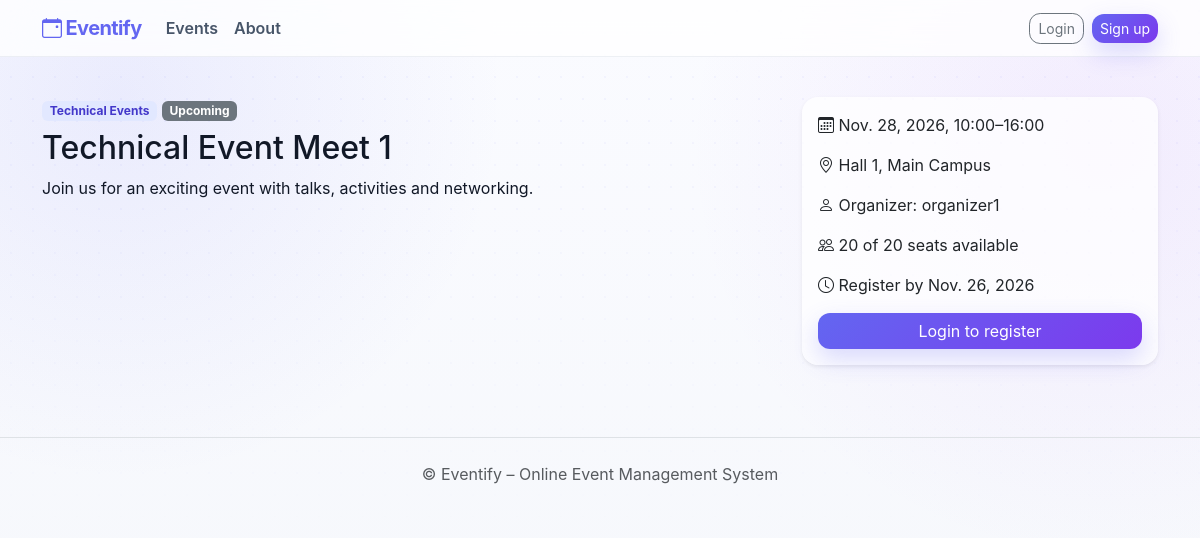
The app's page /events/1/ with its own data.
### events/models.py (models this page shows, shortened)
class Event(models.Model):
    STATUS = [("upcoming", "Upcoming"), ("ongoing", "Ongoing"), ("completed", "Completed"), ("cancelled", "Cancelled")]
    title = models.CharField(max_length=150)
    description = models.TextField()
    category = models.ForeignKey(Category, on_delete=models.PROTECT, related_name="events")
    image = models.ImageField(upload_to="events/", blank=True)
    date = models.DateField(); start_time = models.TimeField(); end_time = models.TimeField()
    venue = models.CharField(max_length=150)
    organizer = models.ForeignKey(User, on_delete=models.CASCADE, related_name="organized_events")
    max_participants = models.PositiveIntegerField()
    registration_deadline = models.DateField()
    status = models.CharField(max_length=10, choices=STATUS, default="upcoming")
    created_at = models.DateTimeField(auto_now_add=True)
    class Meta:
        ordering = ["date", "start_time"]
    @property
    def seats_taken(self):  # pending + confirmed registrations hold a seat
        return self.registrations.filter(status__in=["pending", "confirmed"]).count()
    @property
    def available_seats(self): return max(self.max_participants - self.seats_taken, 0)

class Category(models.Model):
    name = models.CharField(max_length=50, unique=True)
    class Meta:
        verbose_name_plural = "categories"
    def __str__(self): return self.name

### events/views.py (the view)
# urls.py: path("events/<int:pk>/", views.event_detail, name="event_detail"),
def event_detail(request, pk):
    event = get_object_or_404(Event, pk=pk)
    reg = request.user.is_authenticated and event.registrations.filter(user=request.user).first()
    return render(request, "events/detail.html", {"event": event, "reg": reg})

### templates/events/detail.html (shortened to what this page needs)
{% extends "base.html" %}{% block content %}<div class="container"><div class="row g-4"><div class="col-lg-8">
<span class="badge bg-brand-soft">{{ event.category }}</span> <span class="badge bg-secondary">{{ event.get_status_display }}</span>
<h2 class="mt-2">{{ event.title }}</h2>{{ event.description|linebreaks }}</div>
<div class="col-lg-4"><div class="card border-0 shadow-sm rounded-4 p-3">
<p><i class="bi bi-calendar3"></i> {{ event.date }}, {{ event.start_time|time:"H:i" }}–{{ event.end_time|time:"H:i" }}</p>
<p><i class="bi bi-geo-alt"></i> {{ event.venue }}</p><p><i class="bi bi-person"></i> Organizer: {{ event.organizer.get_full_name|default:event.organizer.username }}</p>
<p><i class="bi bi-people"></i> {{ event.available_seats }} of {{ event.max_participants }} seats available</p><p><i class="bi bi-clock"></i> Register by {{ event.registration_deadline }}</p>
{% if reg and reg.status != "cancelled" %}<div class="alert alert-info">Status: <b>{{ reg.get_status_display }}</b><br>ID: {{ reg.reg_id }}</div>
 {% if reg.status == "pending" or reg.status == "confirmed" %}<form method="post" action="{% url 'cancel' reg.pk %}">{% csrf_token %}<button class="btn btn-outline-danger w-100">Cancel registration</button></form>{% endif %}
{% elif user.is_authenticated %}<form method="post" action="{% url 'register' event.pk %}">{% csrf_token %}<button class="btn btn-brand w-100" {% if not event.is_open %}disabled{% endif %}>{% if event.is_open %}Register now{% else %}Registration closed{% endif %}</button></form>
{% else %}<a class="btn btn-brand w-100" href="{% url 'login' %}?next={{ request.path }}">Login to register</a>{% endif %}
</div></div></div></div>{% endblock %}

### templates/base.html (shortened to what this page needs)
{% load static %}<!doctype html>
<html lang="en"><head><meta charset="utf-8"><meta name="viewport" content="width=device-width, initial-scale=1">
<link href="https://cdn.jsdelivr.net/npm/bootstrap@5.3.3/dist/css/bootstrap.min.css" rel="stylesheet">
<link href="https://cdn.jsdelivr.net/npm/bootstrap-icons@1.11.3/font/bootstrap-icons.css" rel="stylesheet">
<link href="{% static 'css/style.css' %}" rel="stylesheet"></head>
<body>
<nav class="navbar navbar-expand-lg bg-white border-bottom sticky-top"><div class="container">
 <a class="navbar-brand fw-bold text-brand" href="{% url 'home' %}"><i class="bi bi-calendar-event"></i> Eventify</a>
 <div class="collapse navbar-collapse" id="nav">
  <ul class="navbar-nav me-auto">
   <li class="nav-item"><a class="nav-link" href="{% url 'events' %}">Events</a></li>
   <li class="nav-item"><a class="nav-link" href="{% url 'about' %}">About</a></li>
  </ul>
  <div class="d-flex gap-2 align-items-center">
  {% if user.is_authenticated %}<a class="btn btn-outline-secondary btn-sm" href="{% url 'profile' %}">{{ user.username }}</a>
   <form method="post" action="{% url 'logout' %}">{% csrf_token %}<button class="btn btn-brand btn-sm">Logout</button></form>
  {% else %}<a class="btn btn-outline-secondary btn-sm" href="{% url 'login' %}">Login</a><a class="btn btn-brand btn-sm" href="{% url 'signup' %}">Sign up</a>{% endif %}
  </div></div></div></nav>
<main class="py-4 page-enter">{% block content %}{% endblock %}</main>
<footer class="py-4 mt-5 text-center text-muted border-top">&copy; Eventify – Online Event Management System</footer>
{% block scripts %}{% endblock %}</body></html>

### static/css/style.css (style rules this page uses)
:root { --brand: #6366f1; --brand-strong: #4f46e5; --ink: #111827; --muted: #64748b; --glass: rgba(255, 255, 255, .72); --glass-border: rgba(255, 255, 255, .72); --shadow: 0 24px 60px rgba(79, 70, 229, .12); }
* { box-sizing: border-box; }
html { scroll-behavior: smooth; }
body { min-height: 100vh; overflow-x: hidden; color: var(--ink); background: radial-gradient(circle at 10% 12%, rgba(99, 102, 241, .10), transparent 24rem), radial-gradient(circle at 92% 18%, rgba(168, 85, 247, .09), transparent 26rem), linear-gradient(180deg, #fafbff 0%, #f5f7fb 100%); font-family: Inter, ui-sans-serif, -apple-system, BlinkMacSystemFont, "Segoe UI", sans-serif; }
body::before { content: ""; position: fixed; z-index: -1; inset: 0; opacity: .32; background-image: radial-gradient(rgba(99, 102, 241, .18) .75px, transparent .75px); background-size: 22px 22px; mask-image: linear-gradient(to bottom, #000, transparent 70%); }
.navbar { background: rgba(255, 255, 255, .78) !important; border: 0 !important; border-bottom: 1px solid rgba(148, 163, 184, .16) !important; backdrop-filter: blur(22px) saturate(160%); -webkit-backdrop-filter: blur(22px) saturate(160%); transition: background .3s ease, box-shadow .3s ease; }
.navbar-brand { letter-spacing: -.03em; transition: transform .25s ease; }
.nav-link { position: relative; color: #475569 !important; font-weight: 600; transition: color .2s ease; }
.nav-link::after { content: ""; position: absolute; left: .5rem; right: .5rem; bottom: .28rem; height: 2px; border-radius: 99px; background: linear-gradient(90deg, #6366f1, #a855f7); transform: scaleX(0); transition: transform .25s cubic-bezier(.2, .8, .2, 1); }
.text-brand { color: var(--brand) !important; }
.btn-brand { position: relative; overflow: hidden; border: 0; border-radius: .75rem; background: linear-gradient(135deg, #6366f1, #7c3aed); color: #fff; box-shadow: 0 10px 24px rgba(99, 102, 241, .24); transition: transform .22s cubic-bezier(.2, .8, .2, 1), box-shadow .22s ease, filter .22s ease; }
.btn-outline-secondary, .btn-outline-primary, .btn-outline-danger { border-radius: .7rem; transition: transform .2s ease, box-shadow .2s ease, background .2s ease; }
.bg-brand-soft { background: rgba(224, 231, 255, .86); color: #4338ca; backdrop-filter: blur(10px); }
.card, .list-group, .table-responsive { border-radius: 1.15rem; }
.card, .table-responsive, .list-group { border: 1px solid rgba(255,255,255,.76); background: rgba(255,255,255,.74); backdrop-filter: blur(18px) saturate(145%); }
.reveal { opacity: 0; transform: translateY(22px); transition: opacity .72s ease, transform .72s cubic-bezier(.2,.8,.2,1); }
.reveal.visible { opacity: 1; transform: translateY(0); }
.page-enter { animation: page-enter .65s cubic-bezier(.2,.8,.2,1) both; }

### records on screen
Event: category "Technical Events", status "Upcoming", title "Technical Event Meet 1", description "Join us for an exciting event with talks, activities and networking.", date "Nov. 28, 2026", start_time "10:00", end_time "16:00", venue "Hall 1, Main Campus", organizer.get_full_name "organizer1", available_seats "20", max_participants "20", registration_deadline "Nov. 26, 2026"
